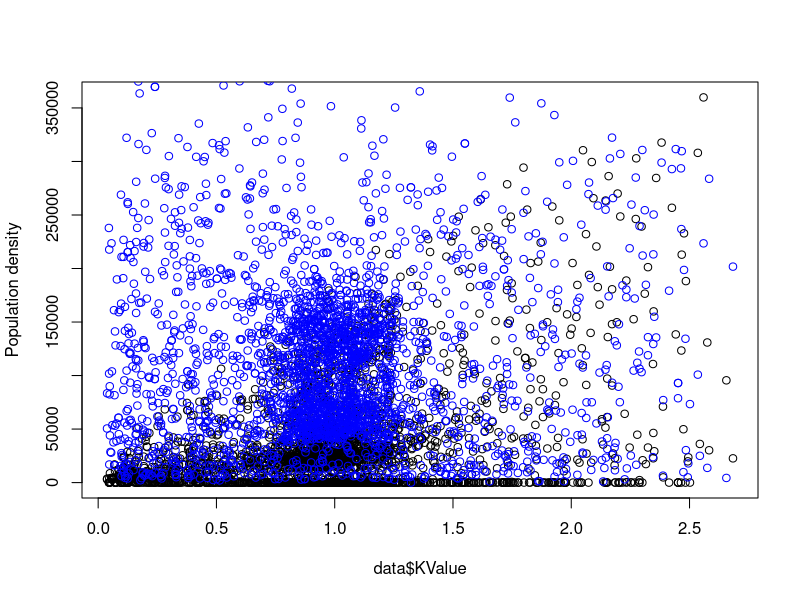
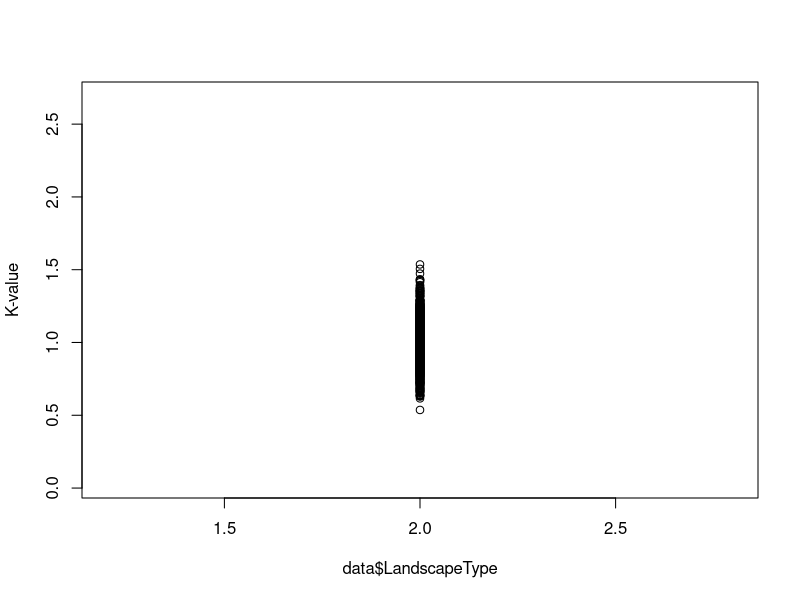
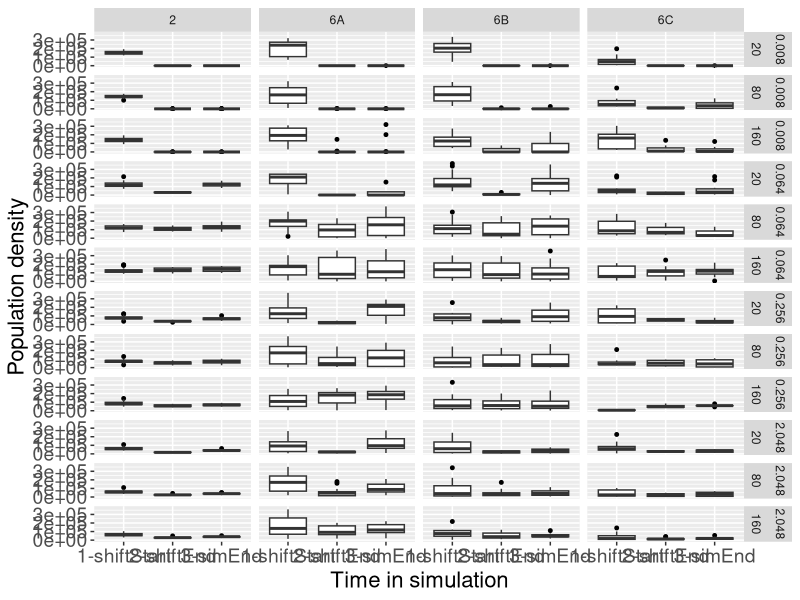

The R script that drew these images, in order: (Note: this script raises an error after producing the figures.)
# code for overview figure

require(ggplot2)
require(corrplot)

#data <- read.csv("ResultsWithoutMortality_new_mod.csv")
data <- read.csv("ResultsWithoutMortality_nov2016.csv")
# some a-values included
dispersal <- c(0.008, 0.064, 0.256, 2.048)

data1<-data[data$aValue==dispersal[1],]
data2<-data[data$aValue==dispersal[2],]
data3<-data[data$aValue==dispersal[3],]
data4<-data[data$aValue==dispersal[4],]
data_new <- rbind(data1, data2, data3, data4)

# Below if one wants to use only four dispersal values
data_all <- read.csv("data_bae.csv", sep="\t")
data_all_patches <- read.csv("data_bae_patches.csv")
data_all_patches <- data_all_patches[,-1]

# Below if one wants to use all dispersal values
dataA<-data[,c(1,2,3,8)]
colnames(dataA)[4] <- "popDensity"
dataA$time <- "1-shiftStart"
dataA$aValue[dataA$aValue==0.001 | dataA$aValue==0.002 | dataA$aValue==0.004 | dataA$aValue==0.008]=1
dataA$aValue[dataA$aValue==0.016 | dataA$aValue==0.032 | dataA$aValue==0.064 | dataA$aValue==0.128]=2
dataA$aValue[dataA$aValue==0.256 | dataA$aValue==0.512 | dataA$aValue==1.024]=3
dataA$aValue[dataA$aValue==2.048 | dataA$aValue==4.096 | dataA$aValue==8.192 | dataA$aValue==16.384]=4

dataB<-data[,c(1,2,3,4)]
colnames(dataB)[4] <- "popDensity"
dataB$time <- "2-shiftEnd"
dataB$aValue[dataB$aValue==0.001 | dataB$aValue==0.002 | dataB$aValue==0.004 | dataB$aValue==0.008]=1
dataB$aValue[dataB$aValue==0.016 | dataB$aValue==0.032 | dataB$aValue==0.064 | dataB$aValue==0.128]=2
dataB$aValue[dataB$aValue==0.256 | dataB$aValue==0.512 | dataB$aValue==1.024]=3
dataB$aValue[dataB$aValue==2.048 | dataB$aValue==4.096 | dataB$aValue==8.192 | dataB$aValue==16.384]=4

dataC<-data[,c(1,2,3,6)]
colnames(dataC)[4] <- "popDensity"
dataC$time <- "3-simEnd"
dataC$aValue[dataC$aValue==0.001 | dataC$aValue==0.002 | dataC$aValue==0.004 | dataC$aValue==0.008]=1
dataC$aValue[dataC$aValue==0.016 | dataC$aValue==0.032 | dataC$aValue==0.064 | dataC$aValue==0.128]=2
dataC$aValue[dataC$aValue==0.256 | dataC$aValue==0.512 | dataC$aValue==1.024]=3
dataC$aValue[dataC$aValue==2.048 | dataC$aValue==4.096 | dataC$aValue==8.192 | dataC$aValue==16.384]=4

data_AllDisp <- rbind(dataA, dataB, dataC)

# BOXPLOTS
# K-value and landscape type
pdf("K-pop.pdf")
plot(data$KValue, data$PopulationAtShiftEnd, ylab="Population density")
points(data$KValue, data$PopulationAtShiftStart, ylab="Population density", col="blue")
dev.off()

pdf("K-landscape.pdf")
plot(data$LandscapeType, data$KValue, ylab="K-value")
dev.off()

# Population density at different times
p <- ggplot(data=data_all, aes(x=time, y=popDensity))+ facet_grid(aValue+Simlength~LandscapeType)
p <- p + geom_boxplot(outlier.colour = "black", outlier.size = 1) +  labs(x="Time in simulation", y = "Population density") + theme(axis.text = element_text(size = 14), axis.title=element_text(size=16)) 

ggsave(file="boxplot_density.pdf", width=14, height=18, useDingbats=FALSE)

# Patch occupancy at different times
p <- ggplot(data=data_all_patches, aes(x=time, y=patchesOccupied))+ facet_grid(aValue~LandscapeType)
p <- p + geom_boxplot(color= c("darkblue", "darkred", "darkblue"), fill=c("white", "white", "white"),  outlier.colour = "black", outlier.size = 1) +  labs(x="Time in simulation", y = "Occupied habitat patches") + theme(axis.text = element_text(size = 14), axis.title=element_text(size=16)) + ggtitle("Number of patches occupied")

ggsave(file="boxplot_patches.pdf", width=16, height=10, useDingbats=FALSE)

# Population density at shift start
p <- ggplot(data=data_new, aes(factor(aValue), data_new$PopulationAtShiftStart))+ facet_grid(Simlength~LandscapeType)
p <- p + geom_boxplot(outlier.colour = "black", outlier.size = 1, fill="grey")  +  labs(x="Time in simulation",y = "Population density")+theme_bw() + theme(axis.text = element_text(size = 14), axis.title=element_text(size=16)) 
ggsave(file="boxplot_densityShiftStart.pdf", width=20, height=8, useDingbats=FALSE)

# Population density at shift end
p <- ggplot(data=data_new, aes(factor(aValue), data_new$PopulationAtShiftEnd))+ facet_grid(Simlength~LandscapeType)
p <- p + geom_boxplot(outlier.colour = "black", outlier.size = 1, fill="grey")  +  labs(x="Time in simulation",y = "Population density")+theme_bw() + theme(axis.text = element_text(size = 14), axis.title=element_text(size=16)) 
ggsave(file="boxplot_densityShiftEnd.pdf", width=20, height=8, useDingbats=FALSE)

# Population density at simulation end
p <- ggplot(data=data_new, aes(factor(aValue), data_new$PopulationAtSimEnd))+ facet_grid(Simlength~LandscapeType)
p <- p + geom_boxplot(outlier.colour = "black", outlier.size = 1, fill="grey")  +  labs(x="Time in simulation",y = "Population density")+theme_bw() + theme(axis.text = element_text(size = 14), axis.title=element_text(size=16)) 
ggsave(file="boxplot_densitySimEnd.pdf", width=20, height=8, useDingbats=FALSE)

# Patches at shift start
p <- ggplot(data=data_new, aes(factor(aValue), data_new$PatchesAtShiftStart))+ facet_grid(Simlength~LandscapeType)
p <- p + geom_boxplot(outlier.colour = "black", outlier.size = 1, fill="grey")  +  labs(x="Time in simulation",y = "Population density")+theme_bw() + theme(axis.text = element_text(size = 14), axis.title=element_text(size=16)) 
ggsave(file="boxplot_patchesShiftStart.pdf", width=20, height=8, useDingbats=FALSE)

# Patches at shift end
p <- ggplot(data=data_new, aes(factor(aValue), data_new$PatchesAtShiftEnd))+ facet_grid(Simlength~LandscapeType)
p <- p + geom_boxplot(outlier.colour = "black", outlier.size = 1, fill="grey")  +  labs(x="Time in simulation",y = "Population density")+theme_bw() + theme(axis.text = element_text(size = 14), axis.title=element_text(size=16)) 
ggsave(file="boxplot_patchesShiftEnd.pdf", width=20, height=8, useDingbats=FALSE)

# Patches at simulation end
p <- ggplot(data=data_new, aes(factor(aValue), data_new$PatchesAtSimEnd))+ facet_grid(Simlength~LandscapeType)
p <- p + geom_boxplot(outlier.colour = "black", outlier.size = 1, fill="grey")  +  labs(x="Time in simulation",y = "Population density")+theme_bw() + theme(axis.text = element_text(size = 14), axis.title=element_text(size=16)) 
ggsave(file="boxplot_patchesSimEnd.pdf", width=20, height=8, useDingbats=FALSE)




# New boxplots
p <- ggplot(data=data, aes(factor(LandscapeType), data$PopulationAtShiftEnd/data$PopulationAtShiftStart))#+ facet_grid(Simlength~aValue)
#boxplots
p <- p + geom_boxplot(outlier.colour = "black", outlier.size = 1, fill="grey")  +  labs(x="Number of traits",y = "Overlap")+theme_bw() + theme(axis.text = element_text(size = 14), axis.title=element_text(size=16)) 
ggsave(file="boxplots_landscapes.pdf", width=20, height=8, useDingbats=FALSE)


# mean density
landscape <- c("2", "6A", "6B", "6C")
speed <- c(20,80,160)
dispersal <- c(0.008, 0.064, 0.256, 2.048)
ResultAll <- matrix(NA,4,12)
ResultAll_median <- matrix(NA,4,12)
ResultAll_sd <- matrix(NA,4,12)

for(i in 1:length(landscape)){
  print(landscape[i])
  Res <- matrix(NA,4,3)
  Res_median <- matrix(NA,4,3)
  Res_sd <- matrix(NA,4,3)
  for(j in 1:length(dispersal)){
    #print(dispersal[j])
    #print(j)
    for(y in 1:length(speed)){
     # print(y)
    part <- data[data$LandscapeType==landscape[i] & data$Simlength==speed[y] & data$aValue==dispersal[j],]
    part$fraction <- part$PopulationAtSimEnd/part$PopulationAtShiftStart
    print(part$fraction)
    change <- which(part$fraction>2)
    if(length(change)>0){
       part$fraction[change]<-2
      print("CHANGES!!!")
     #new_set <- part$fraction[-remove]
     #print("REMOVALS!!!")
    }
    #else{
    #  new_set <- part$fraction
    #}
   #if(length(new_set)==0){
  #   new_set <-1
   #}
    new_set <- part$fraction
   # print(new_set)
  #  readline(prompt="Press [enter] to continue")
    
    Res[j,y] <- mean(new_set)
    Res_median[j,y] <- median(new_set)
    Res_sd[j,y] <- sd(new_set)
    
    }
  }
  if(i==1){
  ResultAll[,1:3]<-Res
  ResultAll_median[,1:3] <- Res_median
  ResultAll_sd[,1:3] <- Res_sd
  }
  if(
    i==2){
    ResultAll[,4:6]<-Res
    ResultAll_median[,4:6] <- Res_median
    ResultAll_sd[,4:6] <- Res_sd
    
  }
  if(i==3){
    ResultAll[,7:9]<-Res
    ResultAll_median[,7:9] <- Res_median
    ResultAll_sd[,7:9] <- Res_sd
  }
  if(i==4){
    ResultAll[,10:12]<-Res
    ResultAll_median[,10:12] <- Res_median
    ResultAll_sd[,10:12] <- Res_sd
  }
}

colnames(ResultAll)<- c("2_A", "2_B", "2_C", "6A_A", "6A_B", "6A_C", "6B_A", "6B_B", "6B_C", "6C_A", "6C_B", "6C_C")
rownames(ResultAll)<- c("L", "M1", "M2", "H")
write.csv(round(ResultAll, 2), "ResultAll_mean_ShiftEnd.csv")

colnames(ResultAll_median)<- c("2_A", "2_B", "2_C", "6A_A", "6A_B", "6A_C", "6B_A", "6B_B", "6B_C", "6C_A", "6C_B", "6C_C")
rownames(ResultAll_median)<- c("L", "M1", "M2", "H")
write.csv(round(ResultAll_median,2), "ResultAll_median_ShiftEnd.csv")

colnames(ResultAll_sd)<- c("2_A", "2_B", "2_C", "6A_A", "6A_B", "6A_C", "6B_A", "6B_B", "6B_C", "6C_A", "6C_B", "6C_C")
rownames(ResultAll_sd)<- c("L", "M1", "M2", "H")
write.csv(round(ResultAll_sd,2), "ResultAll_sd.csv_ShiftEnd.csv")

pdf("image.pdf")
image(ResultAll, axes=FALSE, lwd=0)

mtext(text=c("L", "M1", "M2", "H"), side=1, line=0.3, at=c(0,0.35,0.7,1), las=1, cex=1.2)
mtext(text=c("2_A", "2_B", "2_C", "6A_A", "6A_B", "6A_C", "6B_A", "6B_B", "6B_C", "6C_A", "6C_B", "6C_C"), side=2, line=0.3, at=c(seq(0, 1, length.out = 12)), las=1, cex=1.2)

dev.off()

# regular heat map
pdf("heat.pdf")
heatmap(ResultAll)
dev.off()

# correlation plot
col4 <- colorRampPalette(c("darkred", "red","lightblue", "darkblue"))
pdf("corrplot_simEnd.pdf")
adjRes <- ResultAll_median#mean(ResultAll)
corrplot(adjRes, is.corr=FALSE, tl.col="black", col=col4(20), cl.lim=c(0,2))
#corrplot(adjRes, is.corr=FALSE, tl.col="black", method="color", tl.pos="n", cl.lim=c(0,3), col=colorRampPalette(c("blue","white","red"))(5))
dev.off()



#+ geom_jitter(position=position_jitter(width=.2),size=1)
